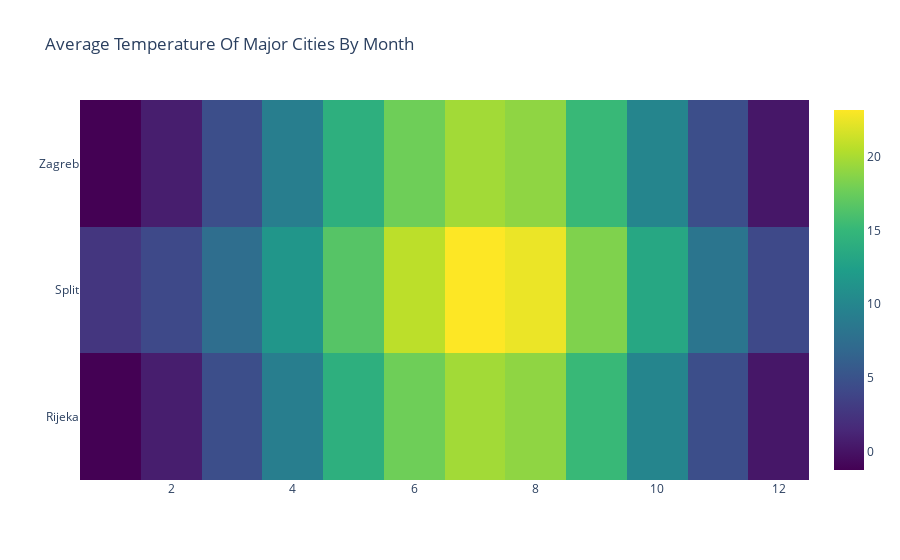

Notebook source saved alongside this figure:
### Code cell
# making HeatMap

trace = go.Heatmap(z = cities_temp['Mean_temp'],
                   x = cities_temp['Month'],
                   y = cities_temp['City'],
                  colorscale = 'Viridis')

data_hm =[trace]

layout = go.Layout(
    title='Average Temperature Of Major Cities By Month',
)

fig = go.Figure(data = data_hm, layout = layout)
fig.show()

### Figure 1 — Plotly figure (JSON) as saved in the notebook; plotly's stock layout.template omitted (floating-point values rounded to 4 significant figures)
{"data": [{"colorscale": [[0, "#440154"], [0.1111, "#482878"], [0.2222, "#3e4989"], [0.3333, "#31688e"], [0.4444, "#26828e"], [0.5556, "#1f9e89"], [0.6667, "#35b779"], [0.7778, "#6ece58"], [0.8889, "#b5de2b"], [1, "#fde725"]], "type": "heatmap", "x": [1, 1, 1, 2, 2, 2, 3, 3, 3, 4, 4, 4, 5, 5, 5, 6, 6, 6, 7, 7, 7, 8, 8, 8, 9, 9, 9, 10, 10, 10, 11, 11, 11, 12, 12, 12], "y": ["Rijeka", "Split", "Zagreb", "Rijeka", "Split", "Zagreb", "Rijeka", "Split", "Zagreb", "Rijeka", "Split", "Zagreb", "Rijeka", "Split", "Zagreb", "Rijeka", "Split", "Zagreb", "Rijeka", "Split", "Zagreb", "Rijeka", "Split", "Zagreb", "Rijeka", "Split", "Zagreb", "Rijeka", "Split", "Zagreb", "Rijeka", "Split", "Zagreb", "Rijeka", "Split", "Zagreb"], "z": [-1.255, 2.623, -1.255, 0.7399, 4.167, 0.7399, 4.601, 7.482, 4.601, 9.18, 11.59, 9.18, 14.18, 16.62, 14.18, 17.76, 20.72, 17.76, 19.73, 23.18, 19.73, 19.02, 22.5, 19.02, 15.17, 18.41, 15.17, 9.944, 13.29, 9.944, 4.586, 8.285, 4.586, 0.2674, 4.206, 0.2674]}], "layout": {"title": {"text": "Average Temperature Of Major Cities By Month"}}}
